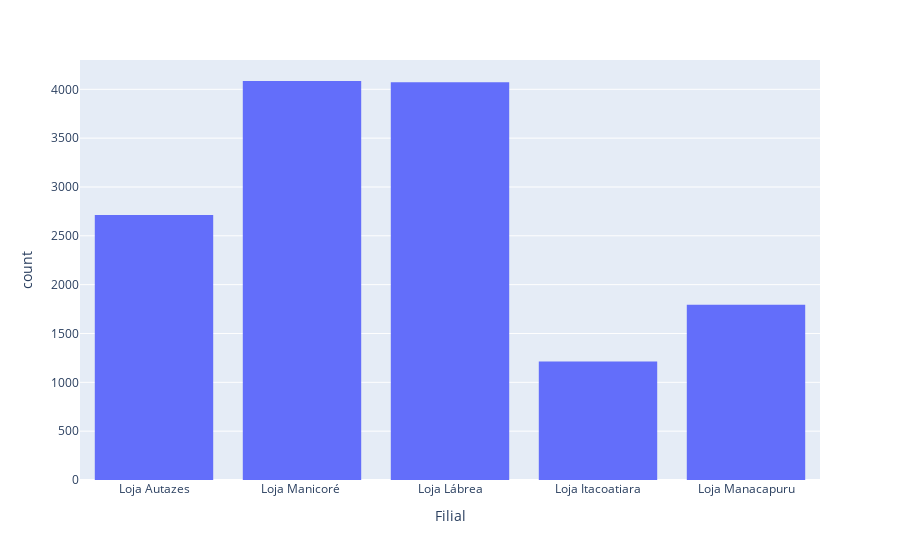

The code cell stored with this chart in its notebook:
### Code cell
import plotly.express as px
coluna = "Filial"
grafico = px.histogram(vendas_df, x=coluna)
grafico.show()

### Figure 1 — Plotly figure (JSON) as saved in the notebook; plotly's stock layout.template omitted (floating-point values rounded to 4 significant figures; data arrays with more than 128 entries replaced by an {"elided": "..."} marker saying what was removed)
{"data": [{"alignmentgroup": "True", "bingroup": "x", "hovertemplate": "Filial=%{x}<br>count=%{y}<extra></extra>", "legendgroup": "", "marker": {"color": "#636efa", "pattern": {"shape": ""}}, "name": "", "offsetgroup": "", "orientation": "v", "showlegend": false, "type": "histogram", "x": {"elided": "13877 str values"}, "xaxis": "x", "yaxis": "y"}], "layout": {"barmode": "relative", "legend": {"tracegroupgap": 0}, "margin": {"t": 60}, "xaxis": {"anchor": "y", "domain": [0, 1], "title": {"text": "Filial"}}, "yaxis": {"anchor": "x", "domain": [0, 1], "title": {"text": "count"}}}}
